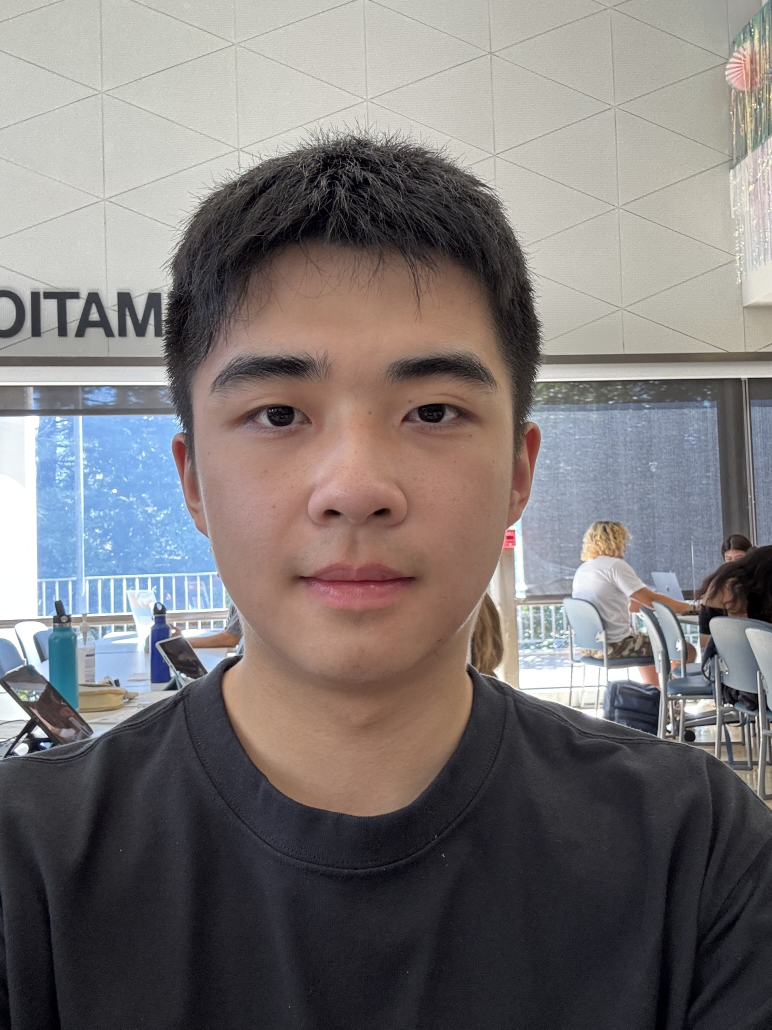
#> input picture proj2/my_face.jpg, 2316 x 3088 px (shown at 1/3 size)
$ python hybrid_image_starter.py
#> lines starting #> are read from the running program, lines starting #| are printed output that depends on the picture
### proj2/align_image_code.py
import math
import numpy as np
import matplotlib.pyplot as plt
import skimage.transform as sktr


def get_points(im1, im2):
    print('Please select 2 points in each image for alignment.')
    plt.imshow(im1)
    p1, p2 = plt.ginput(2)
    plt.close()
    plt.imshow(im2)
    p3, p4 = plt.ginput(2)
    plt.close()
    return (p1, p2, p3, p4)

# [59 lines left out: functions recenter, find_centers, align_image_centers, rescale_images, rotate_im1, match_img_size, not called in this run]

def align_images(im1, im2):
    pts = get_points(im1, im2)
    im1, im2 = align_image_centers(im1, im2, pts)
    im1, im2 = rescale_images(im1, im2, pts)
    im1, angle = rotate_im1(im1, im2, pts)
    im1, im2 = match_img_size(im1, im2)
    return im1, im2


# [5 lines that do not run on import are left out]

### proj2/hybrid_image_starter.py
import numpy as np
import matplotlib.pyplot as plt
from skimage.filters import gaussian
from skimage.color import rgb2gray
from skimage.transform import rescale
from align_image_code import align_images
from skimage.transform import pyramid_gaussian, resize

def lowpass(im, sigma):
    return gaussian(im, sigma=sigma, channel_axis=-1, preserve_range=True)

def highpass(im, sigma):
    return im - lowpass(im, sigma)

def hybrid_image(im_hi, im_lo, sigma_hi, sigma_lo):
    lo = lowpass(im_lo, sigma_lo)
    hi = highpass(im_hi, sigma_hi)
    hybrid = np.clip(lo + hi, 0.0, 1.0)
    return hybrid, hi, lo

def fft_logmag(gray):
    F = np.fft.fft2(gray)
    Fshift = np.fft.fftshift(F)
    mag = np.log(np.abs(Fshift) + 1e-8)
    return mag

def show_frequency_analysis(im1, im2, hi, lo, hybrid):
    g1 = rgb2gray(im1)
    g2 = rgb2gray(im2)
    ghi = rgb2gray(np.clip(hi + 0.5, 0, 1))  # recenters hi for visualization
    glo = rgb2gray(lo)
    ghy = rgb2gray(hybrid)

    figs = [
        ("Input 1 (hi-pass source)", g1),
        ("Input 2 (lo-pass source)", g2),
        ("High-pass (from input 1)", ghi),
        ("Low-pass (from input 2)", glo),
        ("Hybrid", ghy),
    ]
    plt.figure(figsize=(12, 8))
    for i, (title, g) in enumerate(figs, 1):
        plt.subplot(2, 5, i)
        plt.imshow(g, cmap='gray')
        plt.title(title, fontsize=9)
        plt.axis('off')
        plt.subplot(2, 5, i + 5)
        plt.imshow(fft_logmag(g), cmap='gray')
        plt.title("FFT log|·|", fontsize=9)
        plt.axis('off')
    plt.tight_layout()
    plt.show()

if __name__ == "__main__":

    im2 = plt.imread('./my_face.jpg')/255.
    im2 = im2[::3, ::3]
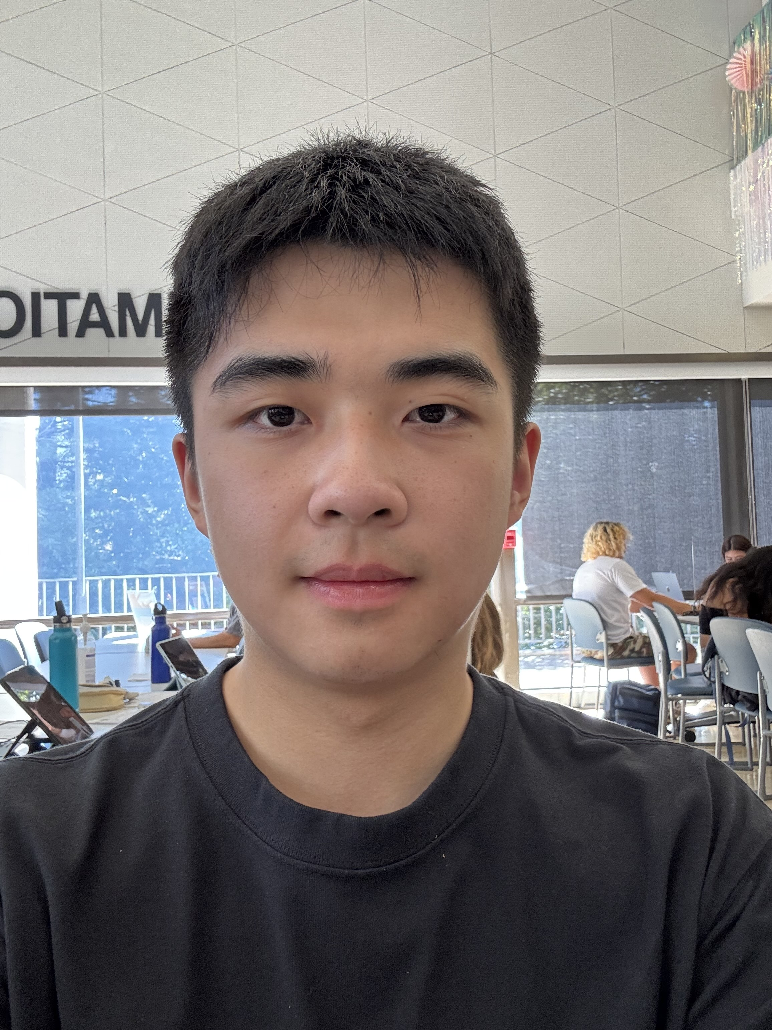
#> im2: shape (1030, 772, 3) float64; mean R, G, B 0.485, 0.465, 0.464
    im1 = plt.imread('./bo2.jpg')/255
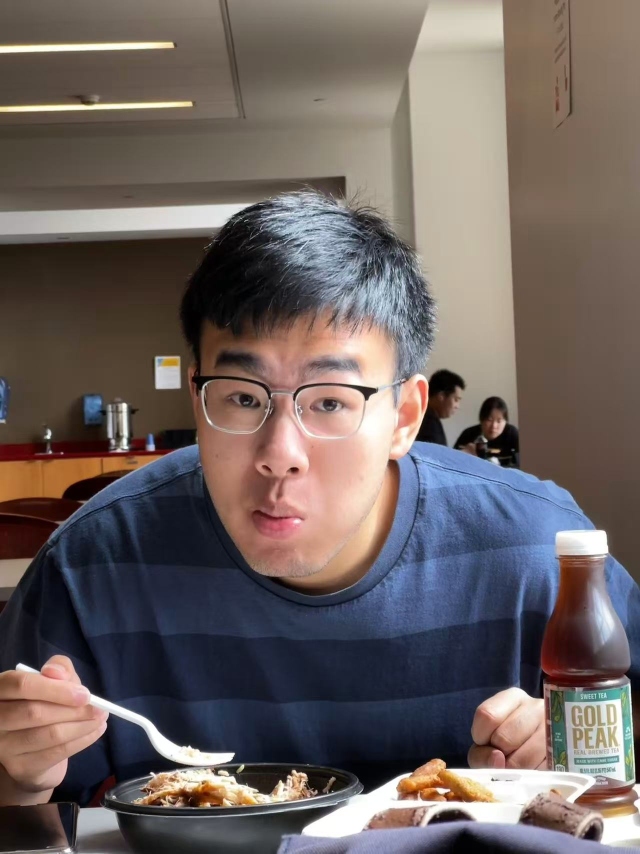
#> input picture proj2/bo2.jpg, 1280 x 1707 px (shown at 1/2 size)
#> (the run stopped early here; a loop or call above may not have finished)
